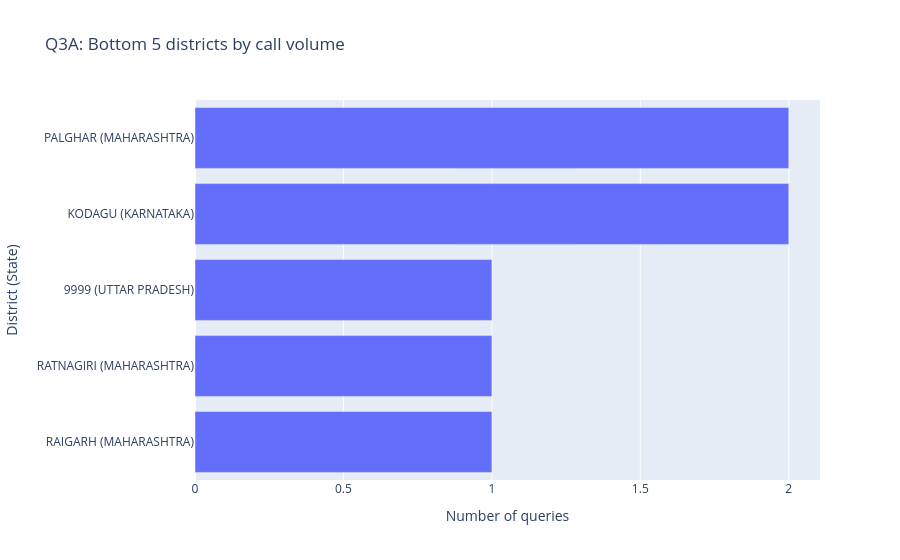
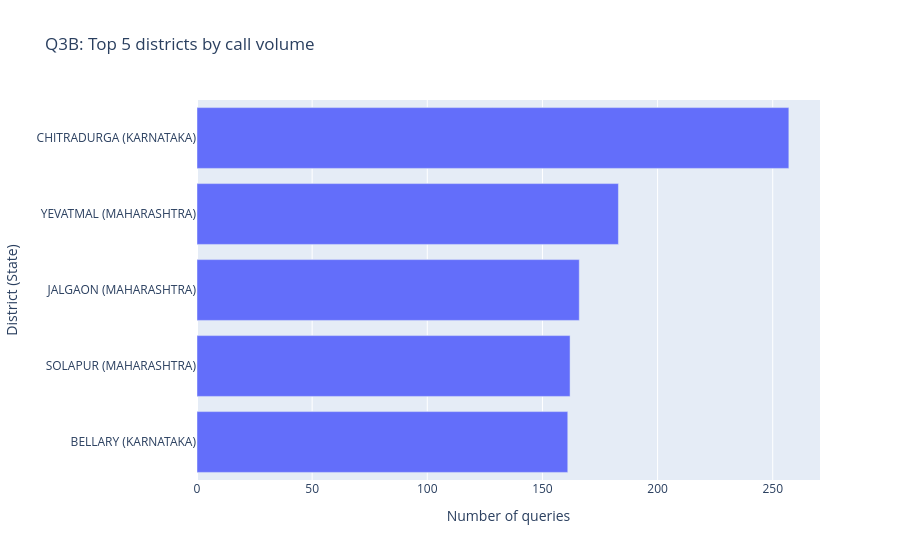
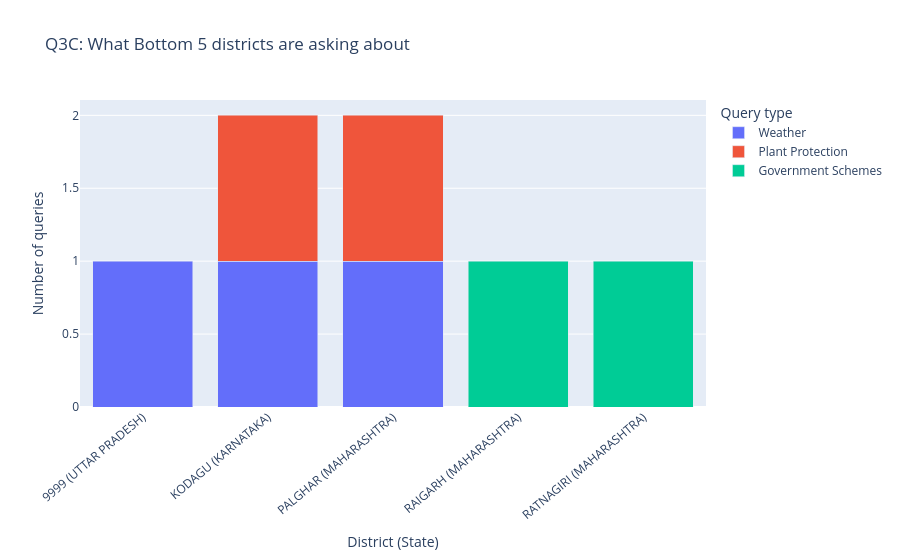

These figures' notebook cell, in order:
### Markdown cell above
**Interpretation for Q3:**  
*(What does low volume potentially mean for service access? How are top vs bottom districts different in topic demand?)*

### Code cell
# Q3: Lowest-volume districts and what farmers are asking about (plus Top 5 comparison)
q3 = df.copy()
q3['StateName'] = q3['StateName'].astype(str).str.strip()
q3['DistrictName'] = q3['DistrictName'].astype(str).str.strip()
q3['QueryType_clean'] = q3['QueryType'].astype(str).str.strip()
q3['district_label'] = q3['DistrictName'] + ' (' + q3['StateName'] + ')'

district_counts = (
    q3.groupby(['StateName', 'DistrictName', 'district_label'])
    .size()
    .reset_index(name='count')
)

bottom5 = district_counts.nsmallest(5, 'count').copy()
top5 = district_counts.nlargest(5, 'count').copy()

print('Bottom 5 districts by call volume:')
display(bottom5[['district_label', 'count']])
print('\nTop 5 districts by call volume:')
display(top5[['district_label', 'count']])

fig_bottom = px.bar(
    bottom5.sort_values('count', ascending=True),
    x='count',
    y='district_label',
    orientation='h',
    title='Q3A: Bottom 5 districts by call volume',
    labels={'count': 'Number of queries', 'district_label': 'District (State)'},
)
fig_bottom.show()

fig_top = px.bar(
    top5.sort_values('count', ascending=True),
    x='count',
    y='district_label',
    orientation='h',
    title='Q3B: Top 5 districts by call volume',
    labels={'count': 'Number of queries', 'district_label': 'District (State)'},
)
fig_top.show()

# Topic mix within bottom and top districts
focus_labels = pd.concat([bottom5['district_label'], top5['district_label']]).unique().tolist()
focus = q3[q3['district_label'].isin(focus_labels)].copy()

mix = (
    focus.groupby(['district_label', 'QueryType_clean'])
    .size()
    .reset_index(name='count')
)

top_mix_types = mix.groupby('QueryType_clean')['count'].sum().sort_values(ascending=False).head(6).index.tolist()
mix['QueryType_grouped'] = mix['QueryType_clean'].where(mix['QueryType_clean'].isin(top_mix_types), 'Other')
mix2 = (
    mix.groupby(['district_label', 'QueryType_grouped'])['count']
    .sum()
    .reset_index()
)

bottom_labels = bottom5['district_label'].tolist()
top_labels = top5['district_label'].tolist()

fig_bottom_mix = px.bar(
    mix2[mix2['district_label'].isin(bottom_labels)],
    x='district_label',
    y='count',
    color='QueryType_grouped',
    barmode='stack',
    title='Q3C: What Bottom 5 districts are asking about',
    labels={'district_label': 'District (State)', 'count': 'Number of queries', 'QueryType_grouped': 'Query type'},
)
fig_bottom_mix.update_layout(xaxis_tickangle=-40)
fig_bottom_mix.show()

fig_top_mix = px.bar(
    mix2[mix2['district_label'].isin(top_labels)],
    x='district_label',
    y='count',
    color='QueryType_grouped',
    barmode='stack',
    title='Q3D: What Top 5 districts are asking about',
    labels={'district_label': 'District (State)', 'count': 'Number of queries', 'QueryType_grouped': 'Query type'},
)
fig_top_mix.update_layout(xaxis_tickangle=-40)
fig_top_mix.show()

### Figure 1 — Plotly figure (JSON) as saved in the notebook; plotly's stock layout.template omitted (floating-point values rounded to 4 significant figures)
{"data": [{"hovertemplate": "Number of queries=%{x}<br>District (State)=%{y}<extra></extra>", "legendgroup": "", "marker": {"color": "#636efa", "pattern": {"shape": ""}}, "name": "", "orientation": "h", "showlegend": false, "textposition": "auto", "type": "bar", "x": [1, 1, 1, 2, 2], "xaxis": "x", "y": ["RAIGARH (MAHARASHTRA)", "RATNAGIRI (MAHARASHTRA)", "9999 (UTTAR PRADESH)", "KODAGU (KARNATAKA)", "PALGHAR (MAHARASHTRA)"], "yaxis": "y"}], "layout": {"barmode": "relative", "legend": {"tracegroupgap": 0}, "title": {"text": "Q3A: Bottom 5 districts by call volume"}, "xaxis": {"anchor": "y", "domain": [0, 1], "title": {"text": "Number of queries"}}, "yaxis": {"anchor": "x", "domain": [0, 1], "title": {"text": "District (State)"}}}}

### Figure 2 — Plotly figure (JSON) as saved in the notebook; plotly's stock layout.template omitted (floating-point values rounded to 4 significant figures)
{"data": [{"hovertemplate": "Number of queries=%{x}<br>District (State)=%{y}<extra></extra>", "legendgroup": "", "marker": {"color": "#636efa", "pattern": {"shape": ""}}, "name": "", "orientation": "h", "showlegend": false, "textposition": "auto", "type": "bar", "x": [161, 162, 166, 183, 257], "xaxis": "x", "y": ["BELLARY (KARNATAKA)", "SOLAPUR (MAHARASHTRA)", "JALGAON (MAHARASHTRA)", "YEVATMAL (MAHARASHTRA)", "CHITRADURGA (KARNATAKA)"], "yaxis": "y"}], "layout": {"barmode": "relative", "legend": {"tracegroupgap": 0}, "title": {"text": "Q3B: Top 5 districts by call volume"}, "xaxis": {"anchor": "y", "domain": [0, 1], "title": {"text": "Number of queries"}}, "yaxis": {"anchor": "x", "domain": [0, 1], "title": {"text": "District (State)"}}}}

### Figure 3 — Plotly figure (JSON) as saved in the notebook; plotly's stock layout.template omitted (floating-point values rounded to 4 significant figures)
{"data": [{"hovertemplate": "Query type=Weather<br>District (State)=%{x}<br>Number of queries=%{y}<extra></extra>", "legendgroup": "Weather", "marker": {"color": "#636efa", "pattern": {"shape": ""}}, "name": "Weather", "orientation": "v", "showlegend": true, "textposition": "auto", "type": "bar", "x": ["9999 (UTTAR PRADESH)", "KODAGU (KARNATAKA)", "PALGHAR (MAHARASHTRA)"], "xaxis": "x", "y": [1, 1, 1], "yaxis": "y"}, {"hovertemplate": "Query type=Plant Protection<br>District (State)=%{x}<br>Number of queries=%{y}<extra></extra>", "legendgroup": "Plant Protection", "marker": {"color": "#EF553B", "pattern": {"shape": ""}}, "name": "Plant Protection", "orientation": "v", "showlegend": true, "textposition": "auto", "type": "bar", "x": ["KODAGU (KARNATAKA)", "PALGHAR (MAHARASHTRA)"], "xaxis": "x", "y": [1, 1], "yaxis": "y"}, {"hovertemplate": "Query type=Government Schemes<br>District (State)=%{x}<br>Number of queries=%{y}<extra></extra>", "legendgroup": "Government Schemes", "marker": {"color": "#00cc96", "pattern": {"shape": ""}}, "name": "Government Schemes", "orientation": "v", "showlegend": true, "textposition": "auto", "type": "bar", "x": ["RAIGARH (MAHARASHTRA)", "RATNAGIRI (MAHARASHTRA)"], "xaxis": "x", "y": [1, 1], "yaxis": "y"}], "layout": {"barmode": "stack", "legend": {"title": {"text": "Query type"}, "tracegroupgap": 0}, "title": {"text": "Q3C: What Bottom 5 districts are asking about"}, "xaxis": {"anchor": "y", "domain": [0, 1], "tickangle": -40, "title": {"text": "District (State)"}}, "yaxis": {"anchor": "x", "domain": [0, 1], "title": {"text": "Number of queries"}}}}
